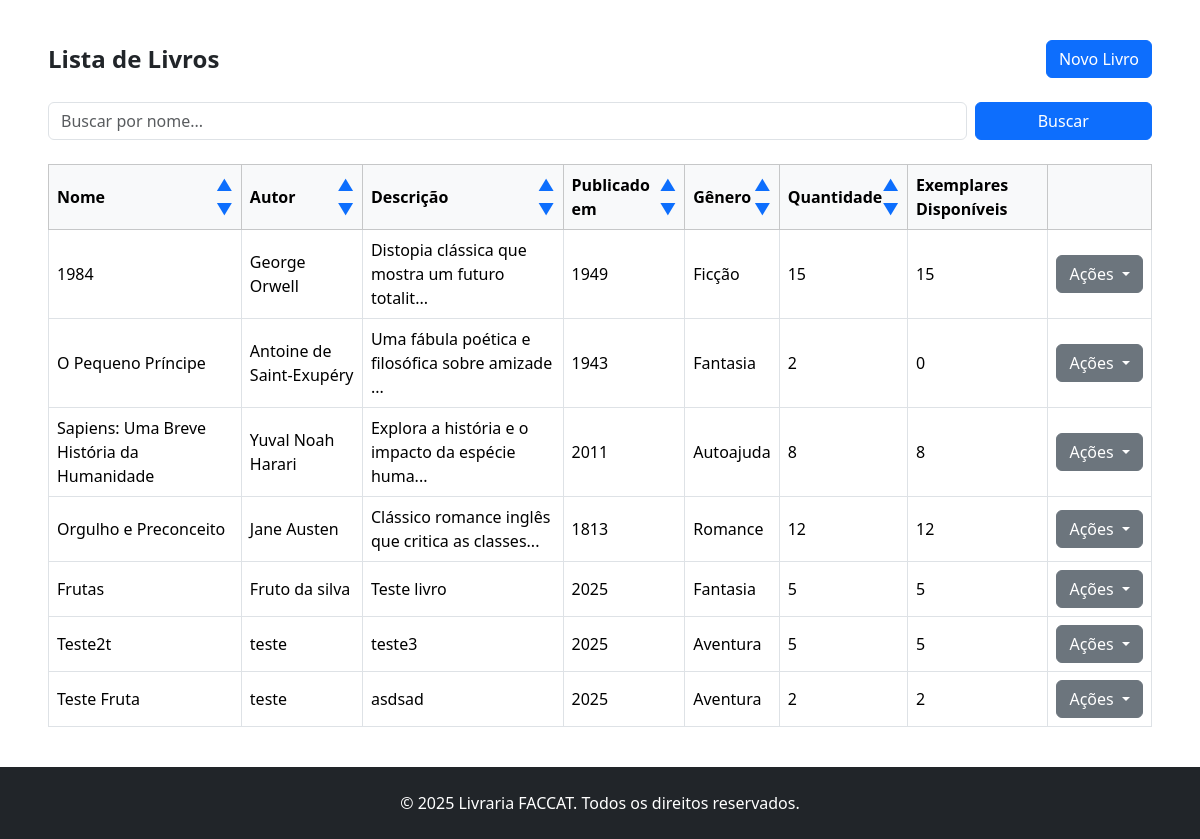
The page /livros/gerenciarLivros on the database its author committed.
### livros/models.py (models this page shows, shortened)
class Livro(models.Model):
    nome = models.CharField(max_length=100)
    autor = models.CharField(max_length=100)
    descricao = models.TextField()
    ano_publicacao = models.IntegerField(default=datetime.now().year)
    foto = StdImageField(
        upload_to='fotos/alunos',
        variations={'thumb': (150, 150), 'medium': (300, 300)},
        blank=True,
        null=True
    )
    isbn = models.CharField(max_length=17, blank=True, null=True, unique=True,
                            help_text="ISBN do livro (ex: 978-3-16-148410-0)")
    genero = models.CharField(max_length=20, choices=GENEROS, default='ficcao')
    quantidade = models.PositiveIntegerField(default=0)
    def exemplares_disponiveis(self):
        emprestimos_ativos = self.emprestimo_set.exclude(status='FINALIZADO').count()
        return max(self.quantidade - emprestimos_ativos, 0)

### livros/views.py (the view)
# urls.py: path('gerenciarLivros', views.gerenciar_livros, name='gerenciar_livros'),
def gerenciar_livros(request):
    busca = request.GET.get('busca', '')
    livros = Livro.objects.all()
    if busca:
        livros = livros.filter(nome__icontains=busca)
    dados = {
        'livros': livros,
        'query': busca,
    }
    return render(request, 'livros/gerenciar_livros.html', dados)

### livros/templates/livros/gerenciar_livros.html (shortened to what this page needs)
{% extends 'base.html' %}
{% block content %}
<div class="my-4 px-5">
    <div class="d-flex justify-content-between align-items-center mb-4">
        <h1 class="h4 fw-bold mb-0">Lista de Livros</h1>
        <a href="{% url 'cadastrar_livro' %}" class="btn btn-primary">
            Novo Livro
        </a>
    </div>
    <form method="get" class="row g-2 mb-4">
        <div class="col-md-10">
            <input type="text" name="busca" placeholder="Buscar por nome..." value="{{ request.GET.busca }}"
                class="form-control" />
        </div>
        <div class="col-md-2">
            <button type="submit" class="btn btn-primary w-100">Buscar</button>
        </div>
    </form>
    <div class="table-responsive">
        <table class="table table-bordered table-hover align-middle">
            <thead class="table-light">
                <tr>
                    <th>
                        <div class="d-flex justify-content-between align-items-center">
                            <span>Nome</span>
                            <div class="d-flex flex-column">
                                <a href="{% url 'ordenar_livros' 'nome' %}?busca={{ request.GET.busca }}&ordenacao=asc"
                                    class="sort-arrow {% if campo_ordenado == 'nome' and ordenacao == 'asc' %}active{% endif %}"
                                    style="text-decoration: none;">
                                    &#9650;
                                </a>
                                <a href="{% url 'ordenar_livros' 'nome' %}?busca={{ request.GET.busca }}&ordenacao=desc"
                                    class="sort-arrow {% if campo_ordenado == 'nome' and ordenacao == 'desc' %}active{% endif %}"
                                    style="text-decoration: none;">
                                    &#9660;
                                </a>
                            </div>
                        </div>
                    </th>
                    <th>
                        <div class="d-flex justify-content-between align-items-center">
                            <span>Autor</span>
                            <div class="d-flex flex-column">
                                <a href="{% url 'ordenar_livros' 'autor' %}?busca={{ request.GET.busca }}&ordenacao=asc"
                                    class="sort-arrow {% if campo_ordenado == 'autor' and ordenacao == 'asc' %}active{% endif %}"
                                    style="text-decoration: none;">
                                    &#9650;
                                </a>
                                <a href="{% url 'ordenar_livros' 'autor' %}?busca={{ request.GET.busca }}&ordenacao=desc"
                                    class="sort-arrow {% if campo_ordenado == 'autor' and ordenacao == 'desc' %}active{% endif %}"
                                    style="text-decoration: none;">
                                    &#9660;
                                </a>
                            </div>
                        </div>
                    </th>
                    <th>
                        <div class="d-flex justify-content-between align-items-center">
                            <span>Descrição</span>
                            <div class="d-flex flex-column">
                                <a href="{% url 'ordenar_livros' 'descricao' %}?busca={{ request.GET.busca }}&ordenacao=asc"
                                    class="sort-arrow {% if campo_ordenado == 'descricao' and ordenacao == 'asc' %}active{% endif %}"
                                    style="text-decoration: none;">
                                    &#9650;
                                </a>
                                <a href="{% url 'ordenar_livros' 'descricao' %}?busca={{ request.GET.busca }}&ordenacao=desc"
                                    class="sort-arrow {% if campo_ordenado == 'descricao' and ordenacao == 'desc' %}active{% endif %}"
                                    style="text-decoration: none;">
                                    &#9660;
                                </a>
                            </div>
                        </div>
                    </th>
                    <th>
                        <div class="d-flex justify-content-between align-items-center">
                            <span>Publicado em</span>
                            <div class="d-flex flex-column">
                                <a href="{% url 'ordenar_livros' 'ano_publicacao' %}?busca={{ request.GET.busca }}&ordenacao=asc"
                                    class="sort-arrow {% if campo_ordenado == 'ano_publicacao' and ordenacao == 'asc' %}active{% endif %}"
                                    style="text-decoration: none;">
                                    &#9650;
                                </a>
                                <a href="{% url 'ordenar_livros' 'ano_publicacao' %}?busca={{ request.GET.busca }}&ordenacao=desc"
                                    class="sort-arrow {% if campo_ordenado == 'ano_publicacao' and ordenacao == 'desc' %}active{% endif %}"
                                    style="text-decoration: none;">
                                    &#9660;
                                </a>
                            </div>
                        </div>
                    </th>
                    <th>
                        <div class="d-flex justify-content-between align-items-center">
                            <span>Gênero</span>
                            <div class="d-flex flex-column">
                                <a href="{% url 'ordenar_livros' 'genero' %}?busca={{ request.GET.busca }}&ordenacao=asc"
                                    class="sort-arrow {% if campo_ordenado == 'genero' and ordenacao == 'asc' %}active{% endif %}"
                                    style="text-decoration: none;">
                                    &#9650;
                                </a>
                                <a href="{% url 'ordenar_livros' 'genero' %}?busca={{ request.GET.busca }}&ordenacao=desc"
                                    class="sort-arrow {% if campo_ordenado == 'genero' and ordenacao == 'desc' %}active{% endif %}"
                                    style="text-decoration: none;">
                                    &#9660;
                                </a>
                            </div>
                        </div>
                    </th>
                    <th>
                        <div class="d-flex justify-content-between align-items-center">
                            <span>Quantidade</span>
                            <div class="d-flex flex-column">
                                <a href="{% url 'ordenar_livros' 'quantidade' %}?busca={{ request.GET.busca }}&ordenacao=asc"
                                    class="sort-arrow {% if campo_ordenado == 'quantidade' and ordenacao == 'asc' %}active{% endif %}"
                                    style="text-decoration: none;">
                                    &#9650;
                                </a>
                                <a href="{% url 'ordenar_livros' 'quantidade' %}?busca={{ request.GET.busca }}&ordenacao=desc"
                                    class="sort-arrow {% if campo_ordenado == 'quantidade' and ordenacao == 'desc' %}active{% endif %}"
                                    style="text-decoration: none;">
                                    &#9660;
                                </a>
                            </div>
                        </div>
                    </th>
                    <th>
                        <div class="d-flex justify-content-center align-items-center">
                            <span>Exemplares Disponíveis</span>
                        </div>
                    </th>
                    <th></th>
                </tr>
            </thead>
            <tbody>
                {% for livro in livros %}
                <tr>
                    <td>{{ livro.nome }}</td>
                    <td>{{ livro.autor }}</td>
                    <td>{{ livro.descricao|truncatechars:50 }}</td>
                    <td>{{ livro.ano_publicacao }}</td>
                    <td>{{ livro.get_genero_display }}</td>
                    <td>{{ livro.quantidade }}</td>
                    <td>{{ livro.exemplares_disponiveis }}</td>
                    <td>
                        <div class="dropdown">
                            <button class="btn btn-secondary dropdown-toggle" type="button" data-bs-toggle="dropdown"
                                aria-expanded="false">
                                Ações
                            </button>
                        </div>
                    </td>
                </tr>
                {% empty %}
                <tr>
                    <td colspan="7" class="text-center py-4">Nenhum livro cadastrado.</td>
                </tr>
                {% endfor %}
            </tbody>
        </table>
    </div>
</div>
{% endblock %}

### rows shown on the page
Livro: nome "1984", autor "George Orwell", descricao "Distopia clássica que mostra um futuro totalit...", ano_publicacao "1949", genero "Ficção", quantidade "15", exemplares_disponiveis "15"
Livro: nome "O Pequeno Príncipe", autor "Antoine de Saint-Exupéry", descricao "Uma fábula poética e filosófica sobre amizade ...", ano_publicacao "1943", genero "Fantasia", quantidade "2", exemplares_disponiveis "0"
Livro: nome "Sapiens: Uma Breve História da Humanidade", autor "Yuval Noah Harari", descricao "Explora a história e o impacto da espécie huma...", ano_publicacao "2011", genero "Autoajuda", quantidade "8", exemplares_disponiveis "8"
Livro: nome "Orgulho e Preconceito", autor "Jane Austen", descricao "Clássico romance inglês que critica as classes...", ano_publicacao "1813", genero "Romance", quantidade "12", exemplares_disponiveis "12"
Livro: nome "Frutas", autor "Fruto da silva", descricao "Teste livro", ano_publicacao "2025", genero "Fantasia", quantidade "5", exemplares_disponiveis "5"
Livro: nome "Teste2t", autor "teste", descricao "teste3", ano_publicacao "2025", genero "Aventura", quantidade "5", exemplares_disponiveis "5"
Livro: nome "Teste Fruta", autor "teste", descricao "asdsad", ano_publicacao "2025", genero "Aventura", quantidade "2", exemplares_disponiveis "2"
